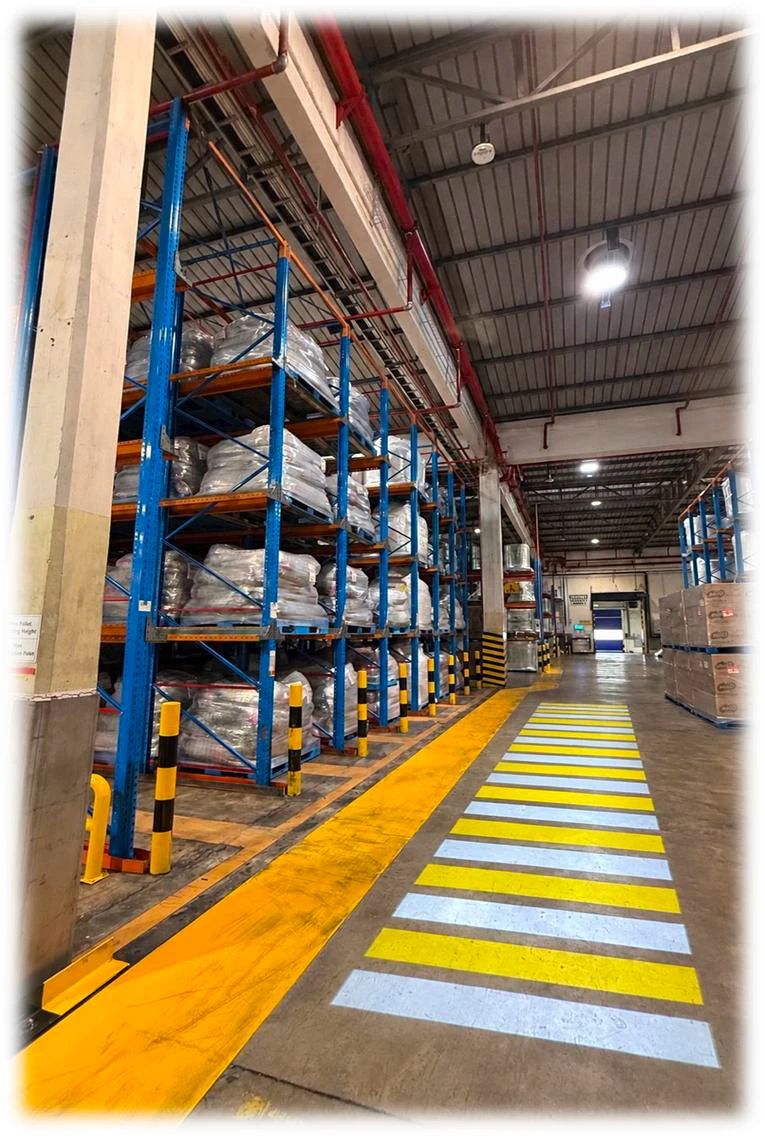
#> input picture goboproject/syspex-zebra-aisle/reference/old-zebra-mockup.webp, 765 x 1137 px
$ python erase_old_zebra.py
#> lines starting #> are read from the running program, lines starting #| are printed output that depends on the picture; after the words box and inside, x2 and y2 are one past the last pixel; in counts of white or black regions, pixels touching at a corner belong together
"""Remove the old white/yellow zebra from the mockup photo."""
import os
import numpy as np
import cv2
from scipy.sparse import lil_matrix
from scipy.sparse.linalg import spsolve

HERE = os.path.dirname(os.path.abspath(__file__))
SRC = os.path.join(HERE, "..", "reference", "old-zebra-mockup.webp")
OLD = np.array([[332, 1003], [720, 1068], [628, 705], [540, 703]], np.int32)   # old zebra outline


def band_mask(img):
    """The orange-yellow painted walkway band (a wall for the fill). Told
    apart from the old zebra's lemon-yellow bars by hue: the paint's green
    is ~64% of its red, the old bars' ~90%."""
    b, g, r = [img[..., i].astype(np.float32) for i in range(3)]
    m = ((r > 150) & (b < 110) & (g > 70) & (g / (r + 1) < 0.78)).astype(np.uint8)
    m = cv2.morphologyEx(m, cv2.MORPH_CLOSE, np.ones((5, 5), np.uint8))
    return m > 0


def harmonic_fill(img, hole, wall):
    ys, xs = np.nonzero(hole)
    idx = -np.ones(hole.shape, np.int64); idx[ys, xs] = np.arange(len(ys))
    A = lil_matrix((len(ys), len(ys))); B = np.zeros((len(ys), 3))
    h, w = hole.shape
    for k, (y, x) in enumerate(zip(ys, xs)):
        deg = 0
        for dy, dx in ((1, 0), (-1, 0), (0, 1), (0, -1)):
            qy, qx = y + dy, x + dx
            if not (0 <= qy < h and 0 <= qx < w) or wall[qy, qx]:
                continue
            deg += 1
            if hole[qy, qx]: A[k, idx[qy, qx]] = -1
            else: B[k] += img[qy, qx]
        A[k, k] = max(deg, 1)
    A = A.tocsr(); out = img.astype(np.float32).copy()
    for ch in range(3):
        out[ys, xs, ch] = spsolve(A, B[:, ch])
    return out


def texture(img, hole, sources, seed=5, P=30, strength=0.55):
    """Random overlapping patches of real floor detail (no tiling)."""
    rng = np.random.default_rng(seed); h, w = hole.shape
    srcs = []
    for x0, y0, x1, y1 in sources:
        r = img[y0:y1, x0:x1].astype(np.float32); srcs.append(r - cv2.GaussianBlur(r, (0, 0), 6))
    win = np.outer(np.hanning(P), np.hanning(P))[..., None].astype(np.float32) + 1e-3
    acc = np.zeros((h, w, 3), np.float32); ws = np.zeros((h, w, 1), np.float32)
    ys, xs = np.nonzero(hole)
    for yy in range(ys.min() - P, ys.max() + P, P // 3):
        for xx in range(xs.min() - P, xs.max() + P, P // 3):
            yy_, xx_ = yy + int(rng.integers(-P // 4, P // 4)), xx + int(rng.integers(-P // 4, P // 4))
            yy, xx = yy_, xx_
            s = srcs[rng.integers(len(srcs))]
            sy = rng.integers(0, s.shape[0] - P); sx = rng.integers(0, s.shape[1] - P)
            p = s[sy:sy + P, sx:sx + P]
            if rng.random() < 0.5: p = p[:, ::-1]
            y0, x0, y1, x1 = max(yy, 0), max(xx, 0), min(yy + P, h), min(xx + P, w)
            if y1 <= y0 or x1 <= x0: continue
            sl = (slice(y0 - yy, y0 - yy + y1 - y0), slice(x0 - xx, x0 - xx + x1 - x0))
            acc[y0:y1, x0:x1] += (p * win)[sl]; ws[y0:y1, x0:x1] += win[sl]
    return acc / np.maximum(ws, 1e-3) * strength


def erase(img):
    hole = np.zeros(img.shape[:2], np.uint8)
    cv2.fillPoly(hole, [OLD], 255)
    hole = cv2.dilate(hole, np.ones((7, 7), np.uint8)) > 0
    wall = band_mask(img)
    hole &= ~wall
    smooth = harmonic_fill(img, hole, wall)
    # clean grey floor to borrow grain from: search for 40x40 blocks of plain
    # concrete that are clear of the old zebra, the painted band and anything
    # that isn't floor (low saturation, mid brightness)
    keep = hole | cv2.dilate(wall.astype(np.uint8), np.ones((9, 9), np.uint8)).astype(bool)
    f = img.astype(int); sat = f.max(-1) - f.min(-1); lum = f.mean(-1)
    floorish = (sat < 60) & (lum > 60) & (lum < 200) & ~keep
    sources, S = [], 40
    for y0 in range(700, 1100 - S, 12):
        for x0 in range(180, 725 - S, 12):
            if floorish[y0:y0 + S, x0:x0 + S].all():
                box = (x0, y0, x0 + S, y0 + S)
                if all(abs(box[0] - b[0]) >= S or abs(box[1] - b[1]) >= S for b in sources):
                    sources.append(box)
    print(len(sources), "texture sources found")
    tex = texture(img, hole, sources)
    filled = np.clip(smooth + tex, 0, 255)
    soft = cv2.GaussianBlur(hole.astype(np.float32), (0, 0), 1.0)[..., None]
    return (img * (1 - soft) + filled * soft).astype(np.uint8), hole


if __name__ == "__main__":
    img = cv2.imread(SRC)
#> img is the input picture: shape (1137, 765, 3); mean B, G, R 99.2, 123.6, 140.9
    clean, hole = erase(img)
#> in erase, `cv2.fillPoly(hole, [OLD], 255)`:
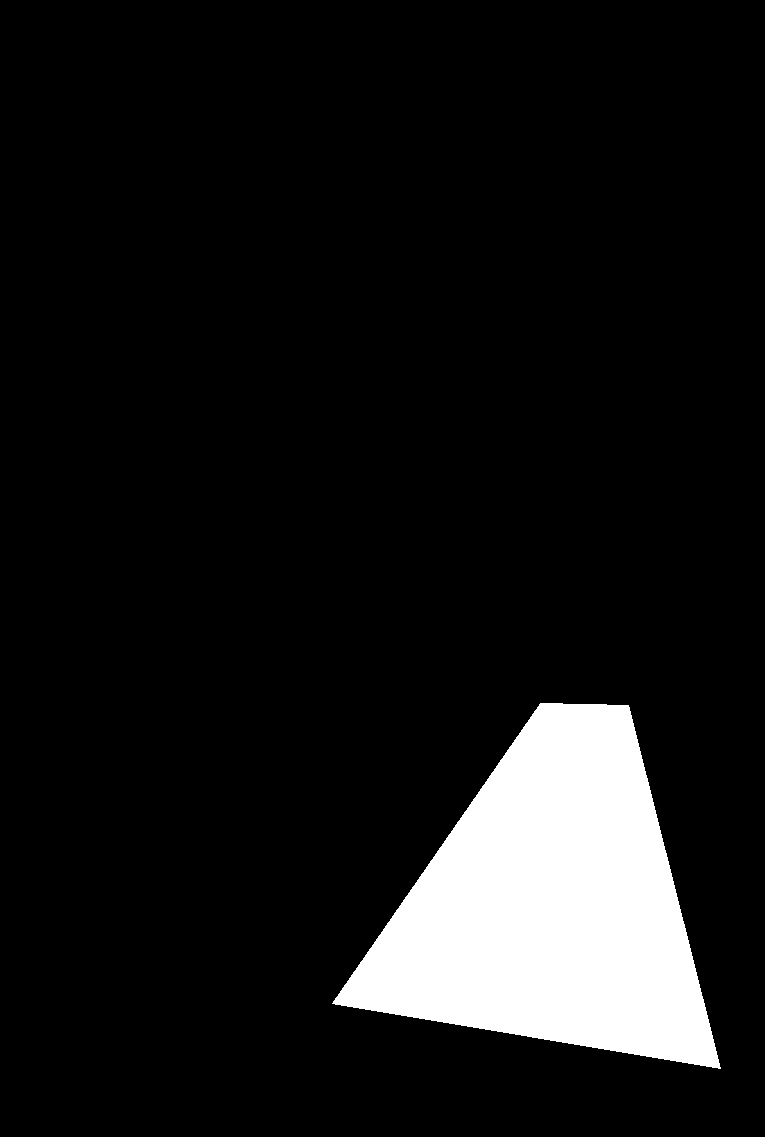
#> hole: shape (1137, 765); 9.4% white; 1 white region, box (x1, y1, x2, y2) and area: (332, 703, 721, 1069) 81411
#> in band_mask, `m = ((r > 150) & (b < 110) & (g > 70) & (g / (r + 1) < 0.78)).astype(n..`: m: shape (1137, 765); values 0 (black) and 1 (white), 9.3% white; 512 white regions (445 under 20 px), largest, box (x1, y1, x2, y2) and area: (26, 688, 525, 1113) 56689, (42, 722, 441, 1015) 10767, (270, 73, 350, 223) 2056
#> in band_mask, `m = cv2.morphologyEx(m, cv2.MORPH_CLOSE, np.ones((5, 5), np.uint8))`: m: shape (1137, 765); values 0 (black) and 1 (white), 9.8% white; 232 white regions (173 under 20 px), largest, box (x1, y1, x2, y2) and area: (26, 683, 555, 1113) 71250, (79, 776, 125, 906) 2793, (262, 73, 366, 249) 2657
#> in erase, `hole &= ~wall`: hole: shape (1137, 765) bool; 9.9% white; 1 white region, box (x1, y1, x2, y2) and area: (329, 700, 724, 1072) 85923
#> the loop in harmonic_fill, `for k, (y, x) in enumerate(zip(ys, xs)):` made 85923 passes
#> (y, x) on passes 1 to 3: (700, 537), (700, 538), (700, 539)
#> after the loop in harmonic_fill, `for ch in range(3):`:
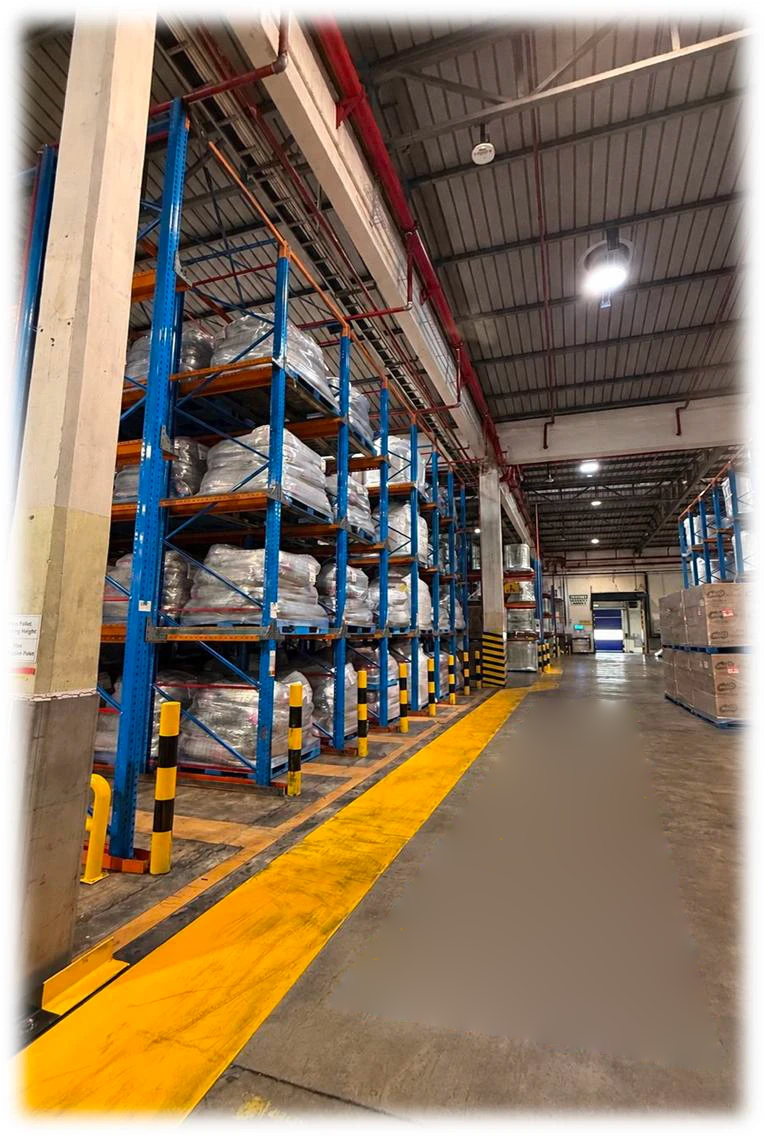
#> out: shape (1137, 765, 3) float32; mean B, G, R 95.7, 116.1, 135.3
#> in erase, `keep = hole | cv2.dilate(wall.astype(np.uint8), np.ones((9, 9), np.uin..`: keep: shape (1137, 765) bool; 25.8% white; 97 white regions, largest, box (x1, y1, x2, y2) and area: (22, 633, 565, 1117) 94561, (329, 700, 724, 1072) 86218, (248, 21, 383, 253) 8949
#> in erase, `floorish = (sat < 60) & (lum > 60) & (lum < 200) & ~keep`:
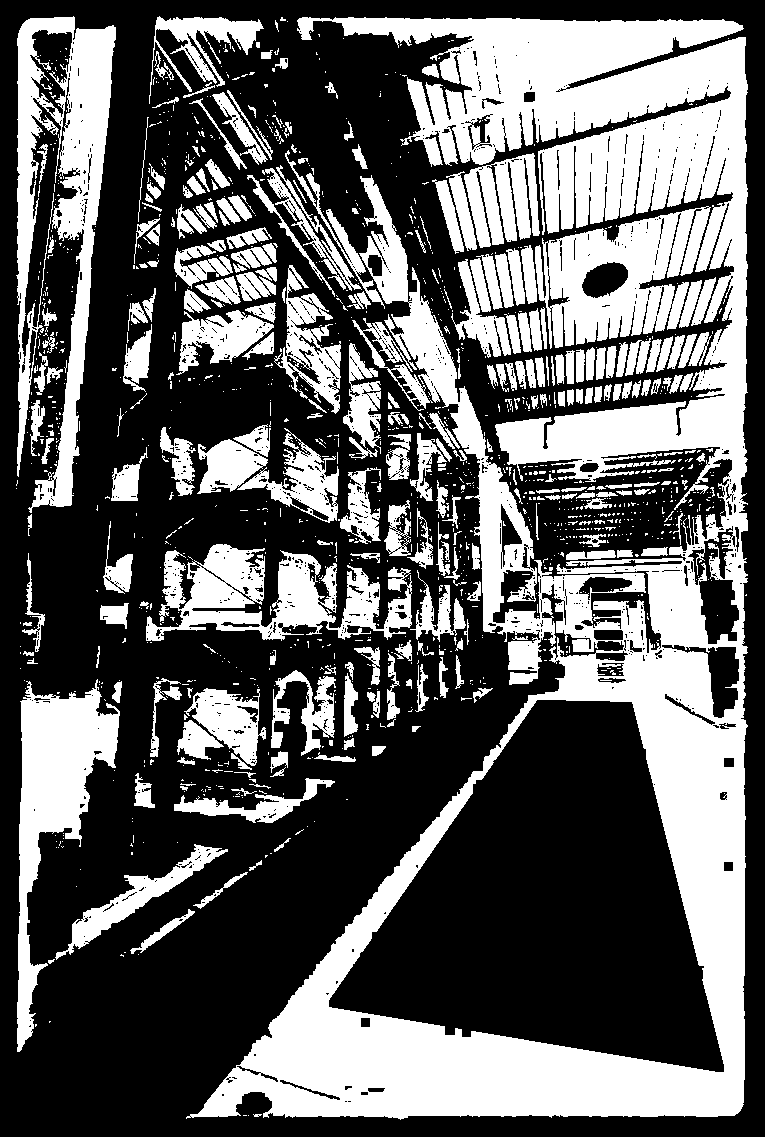
#> floorish: shape (1137, 765) bool; 38.2% white; 1333 white regions (1051 under 20 px), largest, box (x1, y1, x2, y2) and area: (186, 17, 748, 1120) 178097, (16, 16, 116, 513) 20196, (535, 206, 711, 349) 14153
#> after the loop in texture, `for x0, y0, x1, y1 in sources:`:
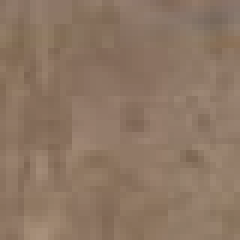
#> r: shape (40, 40, 3) float32 (shown 6 times larger); mean B, G, R 99.7, 118.4, 141.5
#> after the loop in texture, `for x0, y0, x1, y1 in sources:`: srcs = 9 items
#> after the loop in texture, `for yy in range(ys.min() - P, ys.max() + P, P // 3):`:
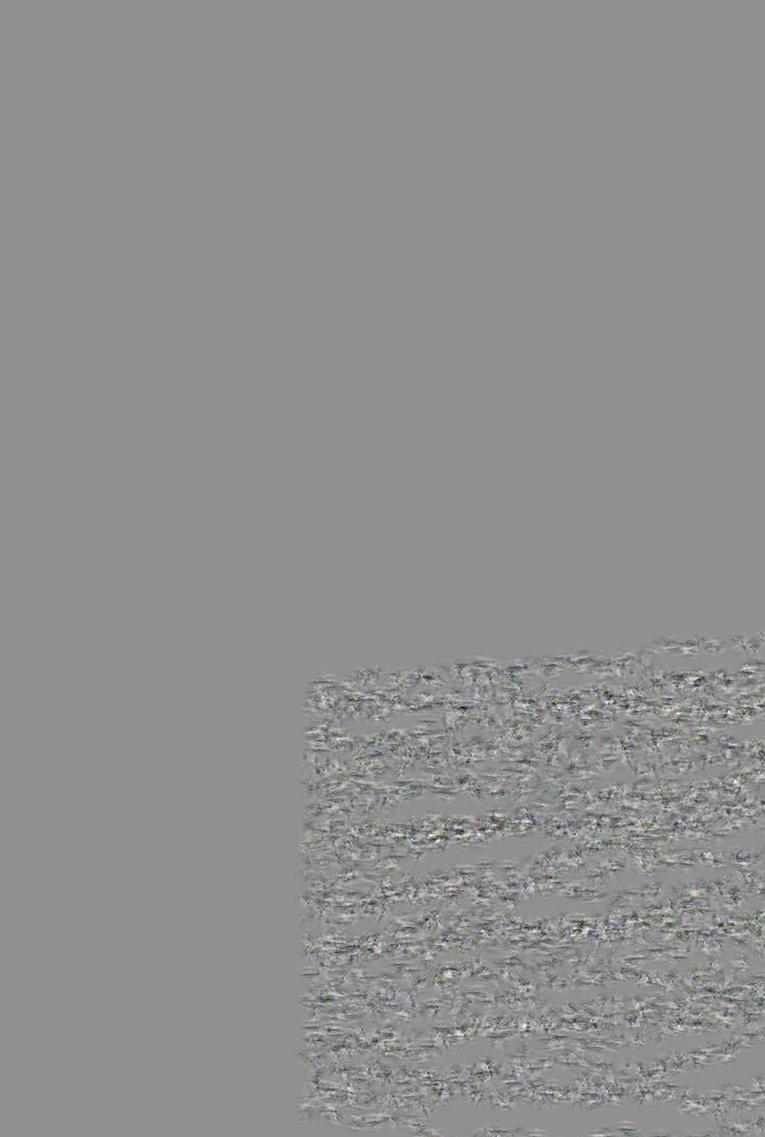
#> acc: shape (1137, 765, 3) float32; mean of channels 0, 1, 2 -0.2, -0.1, -0.1; drawn with min black and max white
#> after the loop in texture, `for yy in range(ys.min() - P, ys.max() + P, P // 3):`:
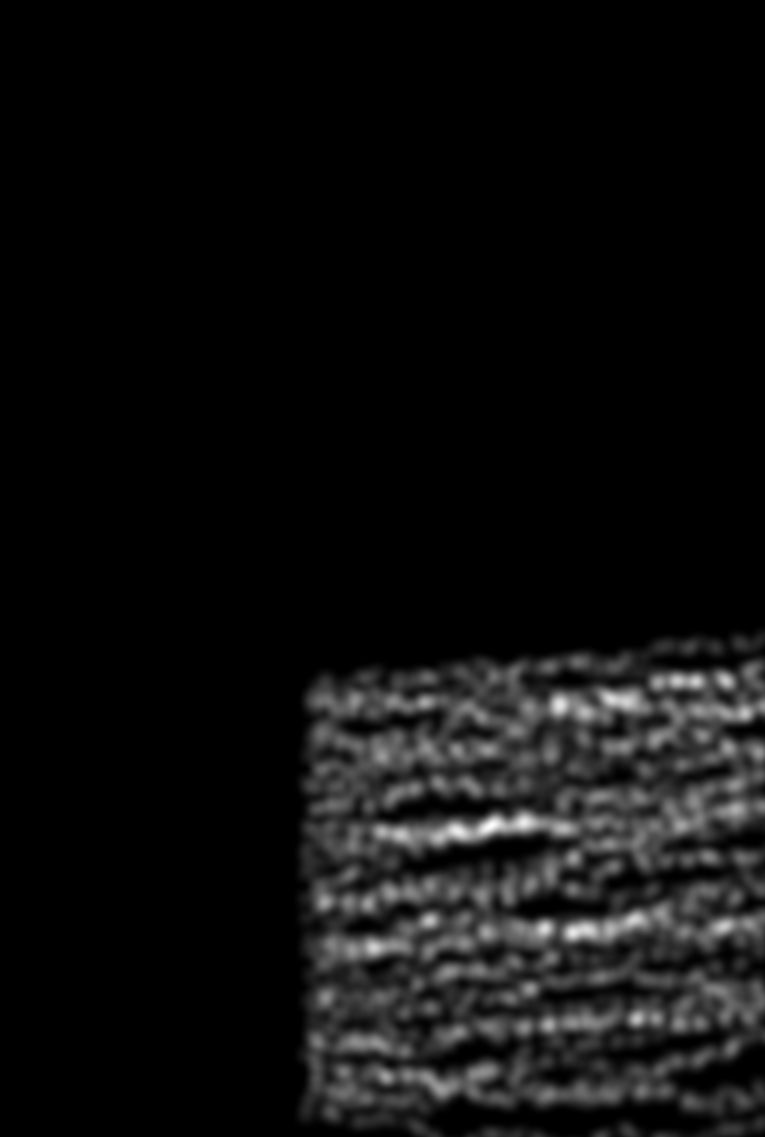
#> ws: shape (1137, 765, 1) float32; min 0, max 8.21, mean 0.482; drawn with min black and max white
    cv2.imwrite(os.path.join(HERE, "..", "reference", "aisle-old-zebra-removed.png"), clean)
    print("hole px", int(hole.sum()))
#| hole px 85923
